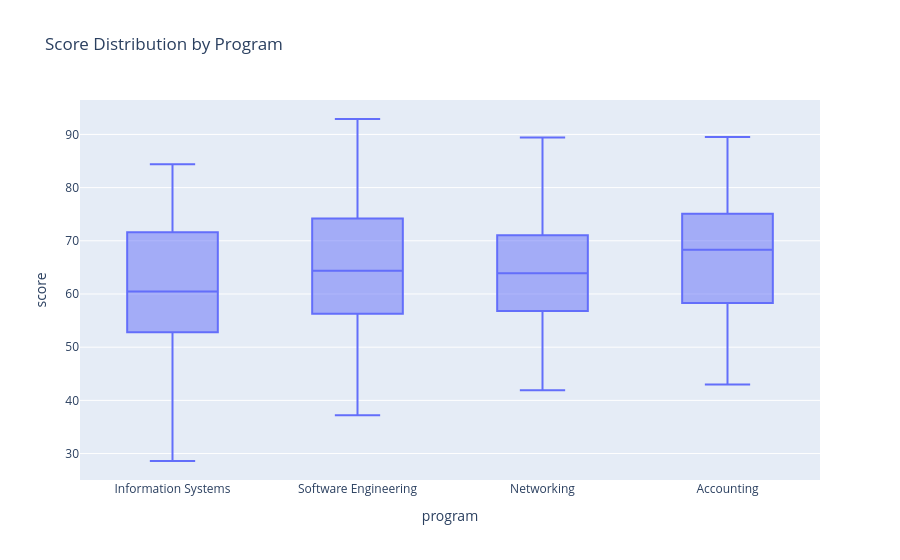

The notebook cell this image was saved under:
### Code cell
fig4 = px.box(
    df,
    x="program",
    y="score",
    title="Score Distribution by Program"
)

fig4.show()

### Figure 1 — Plotly figure (JSON) as saved in the notebook; plotly's stock layout.template omitted (floating-point values rounded to 4 significant figures; data arrays with more than 128 entries replaced by an {"elided": "..."} marker saying what was removed)
{"data": [{"alignmentgroup": "True", "hovertemplate": "program=%{x}<br>score=%{y}<extra></extra>", "legendgroup": "", "marker": {"color": "#636efa"}, "name": "", "notched": false, "offsetgroup": "", "orientation": "v", "showlegend": false, "type": "box", "x": {"elided": "150 str values"}, "x0": " ", "xaxis": "x", "y": {"elided": "150 float values"}, "y0": " ", "yaxis": "y"}], "layout": {"boxmode": "group", "legend": {"tracegroupgap": 0}, "title": {"text": "Score Distribution by Program"}, "xaxis": {"anchor": "y", "domain": [0, 1], "title": {"text": "program"}}, "yaxis": {"anchor": "x", "domain": [0, 1], "title": {"text": "score"}}}}
